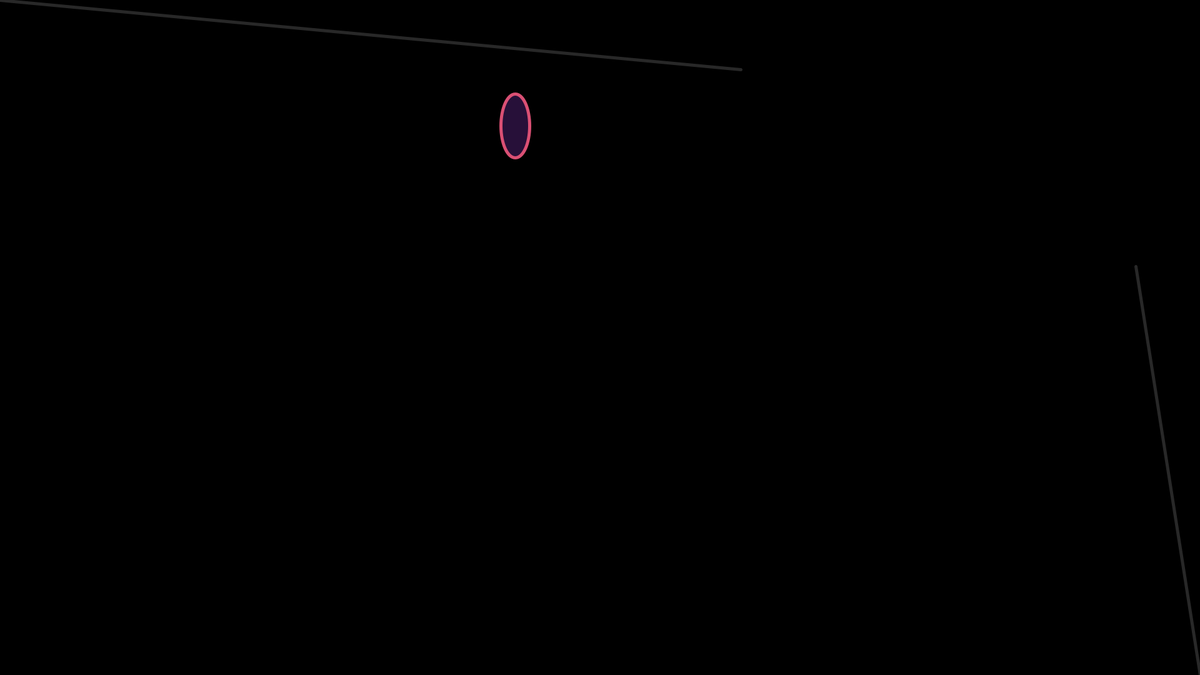
Frame 1 (no input)
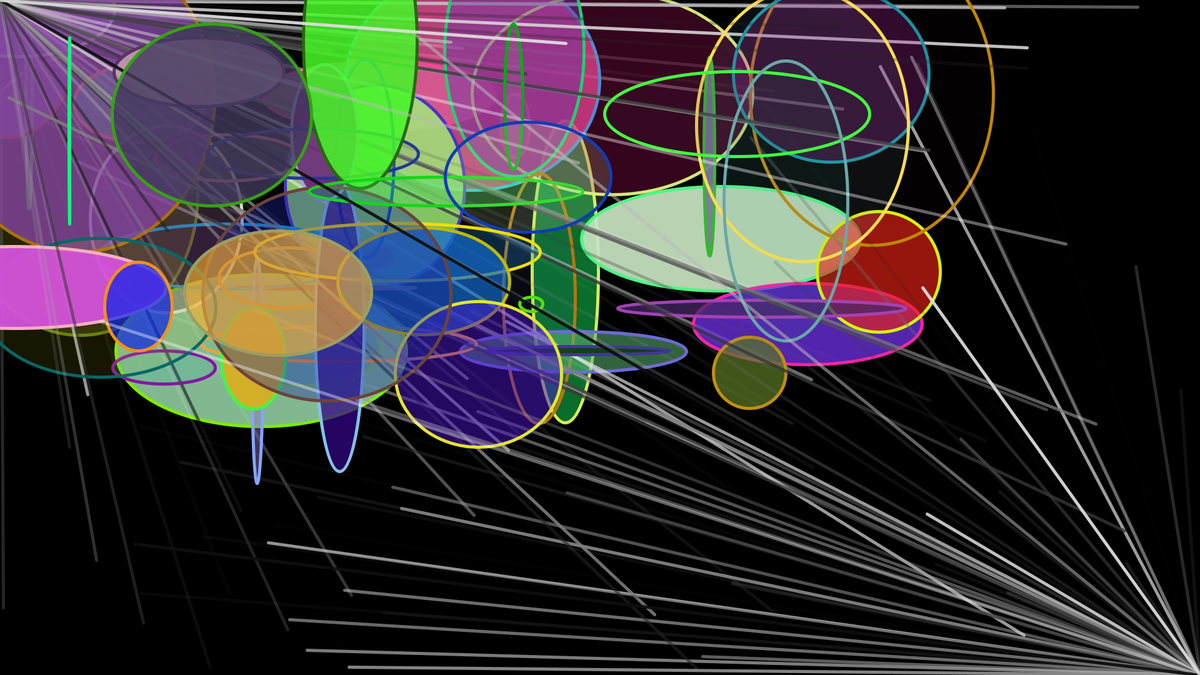
Frame 60 (the mouse pressed at the canvas centre just before this capture)
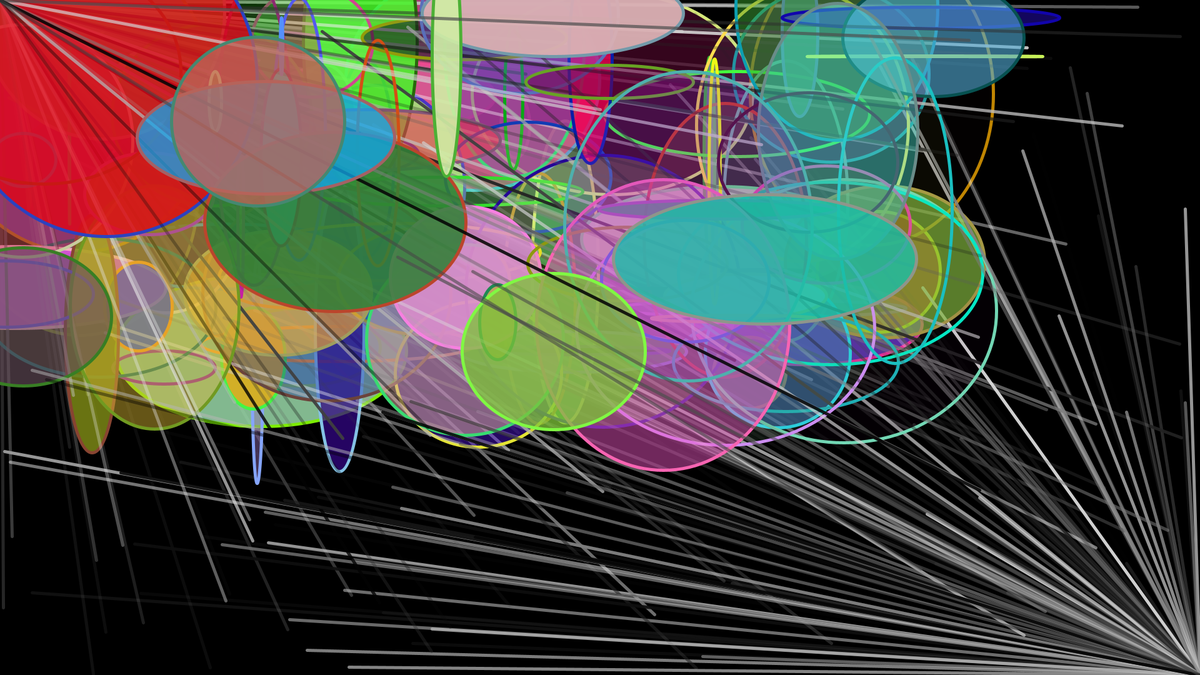
Frame 120 (the mouse held since frame 60 and released just before this capture)

The Processing sketch that drew these frames (run headless with seeded random() and noise(); from frame 60 on, the mouse is pressed at the canvas centre):

// Processing sketch: processing_57012
// ── processing_57012.pde

void setup(){
  size(1920,1080);
  background(0);
  
  frameRate(20);
}

void draw(){
  fill(random(255), random(255), random(255),random(255));
  smooth();
  strokeWeight(5);
  stroke(random(255),random(255),random(255));
  ellipse(random(1500),random(600),random(500-1000),random(500-1000));
  
  fill(random(255));
  strokeWeight(5);
  stroke(random(255),random(255));
  line(0,0,random(1920),random(1080));
  
  line(random(1920),random(1080),1920,1080);
  
}
